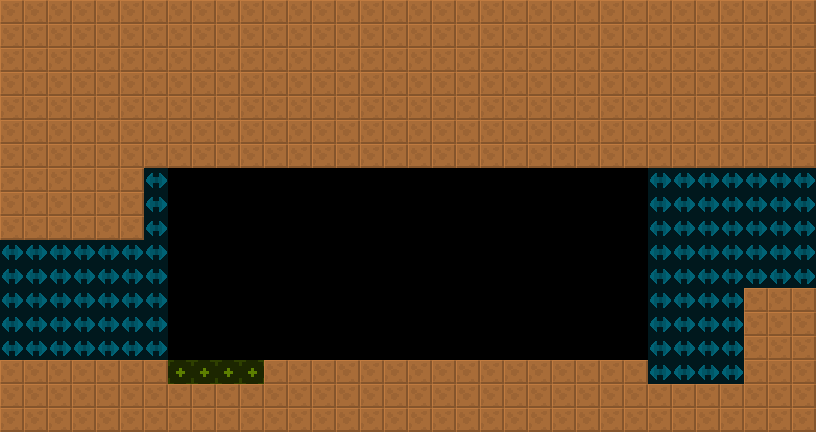

This is a level from a 2D game, rendered from its Tiled map with the project's own tilesets. A one-line summary and the map file follow, with tile-layer data summarised:
An orthogonal 34x18 tile map with 24x24 px tiles, 2 tile layers (col, lnk), 2 tilesets and 5 objects (2x Door, 2x Water, SpecialEquipment).

<map version="1.4" tiledversion="1.4.2" orientation="orthogonal" renderorder="right-down" width="34" height="18" tilewidth="24" tileheight="24" infinite="0" nextlayerid="4" nextobjectid="8">
 <tileset firstgid="6" source="../../lnk.tsx" />
 <tileset firstgid="1" source="../../col.tsx" />
 <layer id="1" name="col" width="34" height="18">
  <data>[612 cells, 359 non-empty, 1 distinct tile ids]</data>
 </layer>
 <layer id="2" name="lnk" width="34" height="18" opacity="0.5">
  <data>[612 cells, 93 non-empty, 2 distinct tile ids]</data>
 </layer>
 <objectgroup id="3" name="markers" opacity="0.5">
  <object id="1" name="SpecialEquipment" type="SpecialEquipment" x="312" y="192" width="336" height="168">
   <properties>
    <property name="yr" value="0" />
    <property name="xr" value="0" />
   </properties>
  </object>
  <object id="2" name="Door" type="Door" x="768" y="264" width="24" height="24">
   <properties>
    <property name="yr" value="0" />
    <property name="xr" value="0" />
   </properties>
  </object>
  <object id="3" name="Door" type="Door" x="120" y="336" width="24" height="24">
   <properties>
    <property name="yr" value="0" />
    <property name="xr" value="0" />
   </properties>
  </object>
  <object id="4" name="Water" type="Water" x="168" y="360" width="96" height="24">
   <properties>
    <property name="yr" value="0" />
    <property name="xr" value="0" />
   </properties>
  </object>
  <object id="5" name="Water" type="Water" x="648" y="360" width="96" height="24">
   <properties>
    <property name="yr" value="0" />
    <property name="xr" value="0" />
   </properties>
  </object>
 </objectgroup>
</map>
